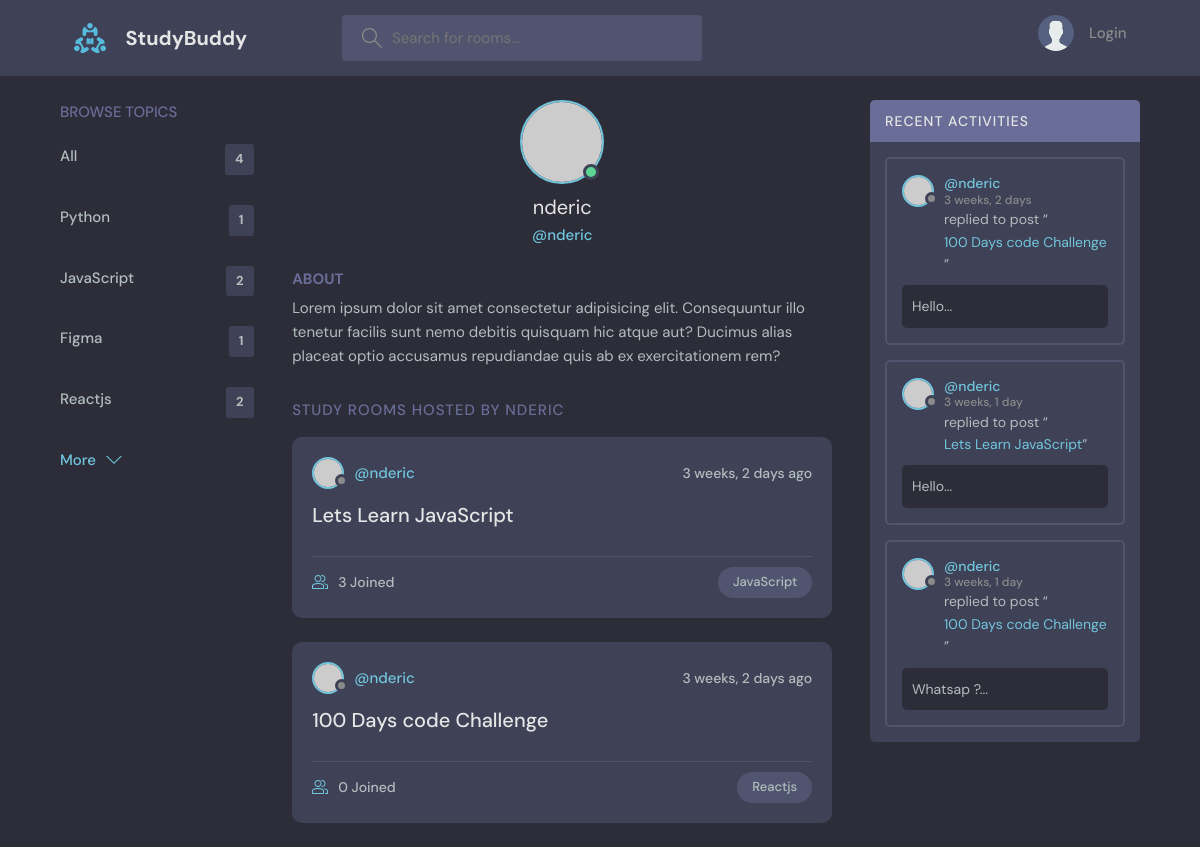
Before: /profile/1/ with the older database file.
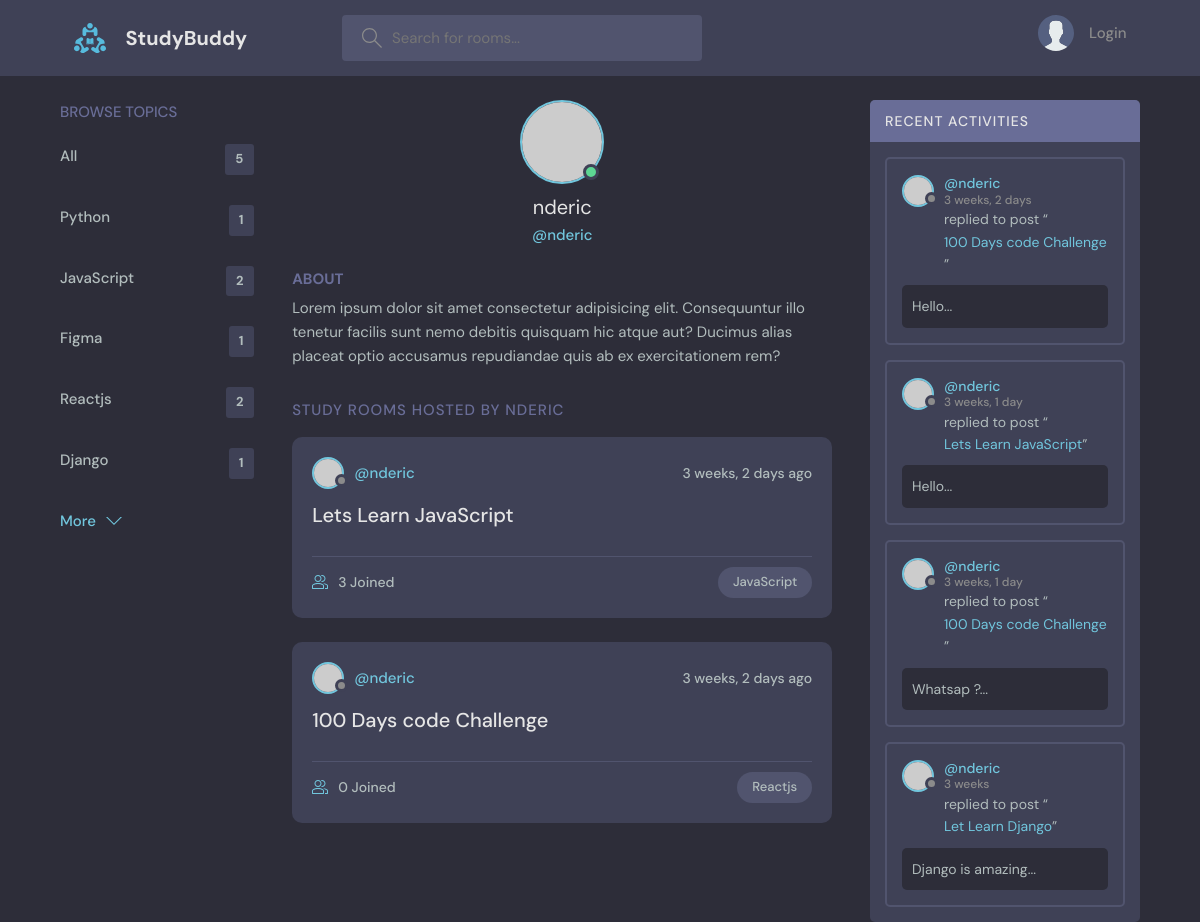
After: the same page with the newer database file.
### base/models.py (models this page shows, shortened)
class Topic(models.Model):
    name = models.CharField(max_length=200)

class Room(models.Model):
    host = models.ForeignKey(User, on_delete=models.SET_NULL, null=True)
    topic = models.ForeignKey(Topic, on_delete=models.SET_NULL, null=True)
    name = models.CharField(max_length=200)
    description = models.TextField(null=True, blank=True)
    participants = models.ManyToManyField(
        User, related_name='participants', blank=True)
    updated = models.DateTimeField(auto_now=True)
    created = models.DateTimeField(auto_now_add=True)
    class Meta:
        ordering = ['-updated', '-created']
    def __str__(self):
        return self.name

class Message(models.Model):
    user = models.ForeignKey(User, on_delete=models.CASCADE)
    room = models.ForeignKey(Room, on_delete=models.CASCADE)
    body = models.TextField()
    updated = models.DateTimeField(auto_now=True)
    created = models.DateTimeField(auto_now_add=True)
    def __str__(self):
        return self.body[0:50]

### base/views.py (the view)
# urls.py: path('profile/<str:id>/', views.userProfile, name="user-profile"),
def userProfile(request, id):
    user = User.objects.get(id=id)
    rooms = user.room_set.all()
    room_messages = user.message_set.all()
    topics = Topic.objects.all()
    context = {'user': user, 'rooms': rooms,
               'room_messages': room_messages, 'topics': topics}
    return render(request, 'base/profile.html', context)

### base/templates/base/profile.html (shortened to what this page needs)
{% extends 'main.html' %} {% block content %}
<main class="profile-page layout layout--3">
  <div class="container">
    {% include 'base/topics_component.html' %}
    <div class="roomList">
        <div class="profile">
          <div class="profile__avatar">
            <div class="avatar avatar--large active">
              <img src="https://randomuser.me/api/portraits/men/11.jpg" />
            </div>
          </div>
          <div class="profile__info">
            <h3>{{user.username}}</h3>
            <p>@{{user.username}}</p>
          </div>
          <div class="profile__about">
            <h3>About</h3>
            <p>
              Lorem ipsum dolor sit amet consectetur adipisicing elit. Consequuntur illo tenetur
              facilis sunt nemo debitis quisquam hic atque aut? Ducimus alias placeat optio
              accusamus repudiandae quis ab ex exercitationem rem?
            </p>
          </div>
        </div>
        <div class="roomList__header">
          <div>
            <h2>Study Rooms Hosted by {{user.username}}</a>
            </h2>
          </div>
        </div>
        {% include 'base/feeds_component.html' %}
      </div>
      {% include 'base/activity_component.html' %}
  </div>
</main>
{% endblock content %}

### templates/main.html (shortened to what this page needs)
<!DOCTYPE html>
{% load static %}
<html lang="en">
  <head>
    <link
      rel="stylesheet"
      type="text/css"
      media="screen"
      href="{% static 'styles/style.css' %}"
    />
  </head>
  <body>
    {% include 'nav.html' %}  {% block content%} {% endblock %}
  </body>
</html>

### templates/nav.html (shortened to what this page needs)
{% load static %}
<header class="header header--loggedIn">
  <div class="container">
    <a href="{% url 'home' %}" class="header__logo">
      <img src="{% static 'images/logo.svg' %}" />
      <h1>StudyBuddy</h1>
    </a>
    <form method="GET" action="{% url 'home' %}" class="header__search">
      <label>
        <input type="text" name="q" placeholder="Search for rooms..." />
      </label>
    </form>
    <nav class="header__menu">
      {% if request.user.is_authenticated %}
      <div class="header__user">
        <a href="{% url 'user-profile' request.user.id %}">
          <div class="avatar avatar--medium active">
            <img src="https://randomuser.me/api/portraits/men/37.jpg" />
          </div>
          <p>
            {{request.user.username}} <span>@{{request.user.username}}</span>
          </p>
        </a>
        <button class="dropdown-button">
          <svg
            version="1.1"
            xmlns="http://www.w3.org/2000/svg"
            width="32"
            height="32"
            viewBox="0 0 32 32"
          >
            <title>chevron-down</title>
            <path d="M16 21l-13-13h-3l16 16 16-16h-3l-13 13z"></path>
          </svg>
        </button>
      </div>
      {% else %}
      <a href="{% url 'login' %}">
        <img src="{% static 'images/avatar.svg' %}" />
        <p>Login</p>
      </a>
      {% endif %}
    </nav>
  </div>
</header>

### base/templates/base/topics_component.html
<div class="topics">
  <div class="topics__header">
    <h2>Browse Topics</h2>
  </div>
  <ul class="topics__list">
    <li>
      <a href="{% url 'home' %}">All <span>{{topics.count}}</span></a>
    </li>
    {% for topic in topics %}
    <li>
      <a href="{% url 'home' %}?q={{topic.name}}"
        >{{ topic.name }} <span>{{topic.room_set.all.count}}</span></a
      >
    </li>
    {% endfor %}
  </ul>
  <a class="btn btn--link" href="{% url 'topics' %}">
    More
    <svg
      version="1.1"
      xmlns="http://www.w3.org/2000/svg"
      width="32"
      height="32"
      viewBox="0 0 32 32"
    >
      <title>chevron-down</title>
      <path d="M16 21l-13-13h-3l16 16 16-16h-3l-13 13z"></path>
    </svg>
  </a>
</div>

### base/templates/base/feeds_component.html (shortened to what this page needs)
{% for room in rooms %}
<div class="roomListRoom">
  <div class="roomListRoom__header">
    <a
      href="{% url 'user-profile' room.host.id %}"
      class="roomListRoom__author"
    >
      <div class="avatar avatar--small">
        <img src="https://randomuser.me/api/portraits/women/11.jpg" />
      </div>
      <span>@{{ room.host.username }}</span>
    </a>
    <div class="roomListRoom__actions">
      <span>{{room.created|timesince}} ago</span>
    </div>
  </div>
  <div class="roomListRoom__content">
    <a href="{% url 'room' room.id %}">{{ room.name }}</a>
  </div>
  <div class="roomListRoom__meta">
    <a href="{% url 'room' room.id %}" class="roomListRoom__joined">
      {{room.participants.all.count}} Joined
    </a>
    <p class="roomListRoom__topic">{{ room.topic.name }}</p>
  </div>
</div>
{% endfor %}

### base/templates/base/activity_component.html (shortened to what this page needs)
<div class="activities">
  <div class="activities__header">
    <h2>Recent Activities</h2>
  </div>
  {% for message in room_messages %}
  <div class="activities__box">
    <div class="activities__boxHeader roomListRoom__header">
      <a
        href="{% url 'user-profile' message.user.id %}"
        class="roomListRoom__author"
      >
        <div class="avatar avatar--small">
          <img src="https://randomuser.me/api/portraits/women/11.jpg" />
        </div>
        <p>
          @{{message.user.username}}
          <span>{{message.created|timesince}}</span>
        </p>
      </a>
    </div>
    <div class="activities__boxContent">
      <p>
        replied to post “<a href="{% url 'room' message.room.id %}"
          >{{message.room}}</a
        >”
      </p>
      <div class="activities__boxRoomContent">{{message}}...</div>
    </div>
  </div>
  {% endfor %}
</div>

Changed rows visible on the page:
added Topic: name "Django", room_set.all.count "1"
added Message: user.username "nderic", created "3 weeks", room "Let Learn Django", body "Django is amazing"
Other visible differences:
{{ topics.count }}: "4" → "5"
